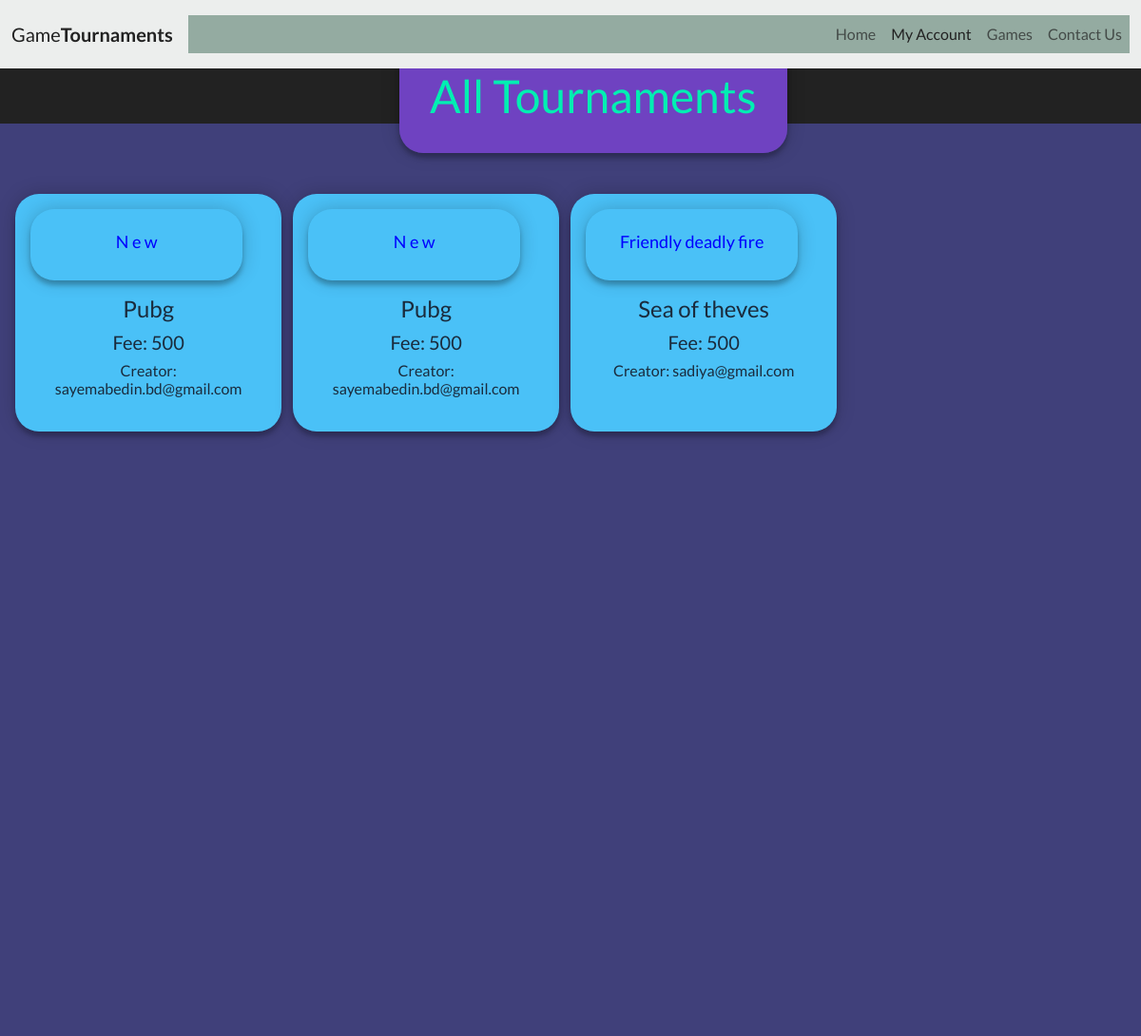
The page /tournaments/all on the database its author committed.
### tournaments/models.py (models this page shows, shortened)
class TournamentsModel(models.Model):
    game_type = models.CharField(max_length=20)
    tournament_name = models.CharField(max_length=30)
    your_email = models.EmailField(default='sa@gmail.com')
    fee = models.CharField(max_length=5)
    team_numbers = models.CharField(max_length=2)
    creator_name = models.ForeignKey(UserModel, on_delete=models.CASCADE, related_name='creator', default=None)
    slug = models.SlugField(max_length=255, unique=True, editable=False)
    creation_date = models.DateTimeField(auto_now_add=True)
    last_register_date = models.DateField()

### tournaments/views.py (the view)
# urls.py: path('all', All_TournamentsView.as_view(), name='all_tournaments'),
class All_TournamentsView(View):
    def get(self, request):
        all_tournaments = TournamentsModel.objects.all()
        return render(request, 'tournaments/all_tournamments.html', {
            'all_tournaments': all_tournaments
        })

### tournaments/templates/tournaments/all_tournamments.html
{% extends 'profile_site/navi.html' %}
{% load static %}
{% block css %}
    <link rel="stylesheet" href="{% static 'tournaments/all_tournaments.css' %}">
{% endblock %}
{% block content %}
    <h1>All Tournaments</h1>
    <div id="all_tournaments">
        {% for tournament in all_tournaments %}
            <div id="a">
                <a href="{% url 'a-tournament' tournament.slug %}">
                    <h3 id="yo">{{ tournament.tournament_name.capitalize }}</h3>
                </a>
                <h4>{{ tournament.game_type.capitalize }}</h4>
                <h5>Fee: {{ tournament.fee }}</h5>
                <h6 id="h6">Creator: {{ tournament.your_email }}</h6>
            </div>
        {% endfor %}
    </div>
{% endblock %}

### tournaments/static/tournaments/all_tournaments.css (style rules this page uses)
#all_tournaments { background-color: #40407a; display: flex; flex-direction: row; color: #cccccc; flex-wrap: wrap; height: 120vh; padding: 1rem; }
body h1 { color: #00efb2; text-align: center; display: inline; background-color: #6f42c1; margin-left: 35%; box-shadow: 0 0 20px 0 rgba(0, 0, 0, 0.2), 0 5px 5px 0 rgba(0, 0, 0, 0.24); border-radius: 25px; padding: 2rem; animation-name: name-ani; animation-duration: 10s; animation-iteration-count: infinite; }
#a { margin-top: 5%; display: flex; flex-direction: column; background-color: #4ac1f7; width: 24%; height: 250px; box-shadow: 0 0 20px 0 rgba(0, 0, 0, 0.2), 0 5px 5px 0 rgba(0, 0, 0, 0.24); color: #1a2b3d; border-radius: 25px; flex-wrap: wrap; text-align: center; padding: 1rem; margin-right: 1%; }
#yo { box-shadow: 0 0 20px 0 rgba(0, 0, 0, 0.2), 0 5px 5px 0 rgba(0, 0, 0, 0.24); border-radius: 25px; text-align: center; width: 90%; height: 100%; font-size: 1.5vw; text-decoration: none; color: blue; padding-top: 1.5rem; }
#a a { text-decoration: none; margin-bottom: 1rem; }

### rows shown on the page
TournamentsModel: tournament_name "N e w", game_type "Pubg", fee "500", your_email "sayemabedin.bd@gmail.com"
TournamentsModel: tournament_name "N e w", game_type "Pubg", fee "500", your_email "sayemabedin.bd@gmail.com"
TournamentsModel: tournament_name "Friendly deadly fire", game_type "Sea of theves", fee "500", your_email "sadiya@gmail.com"
